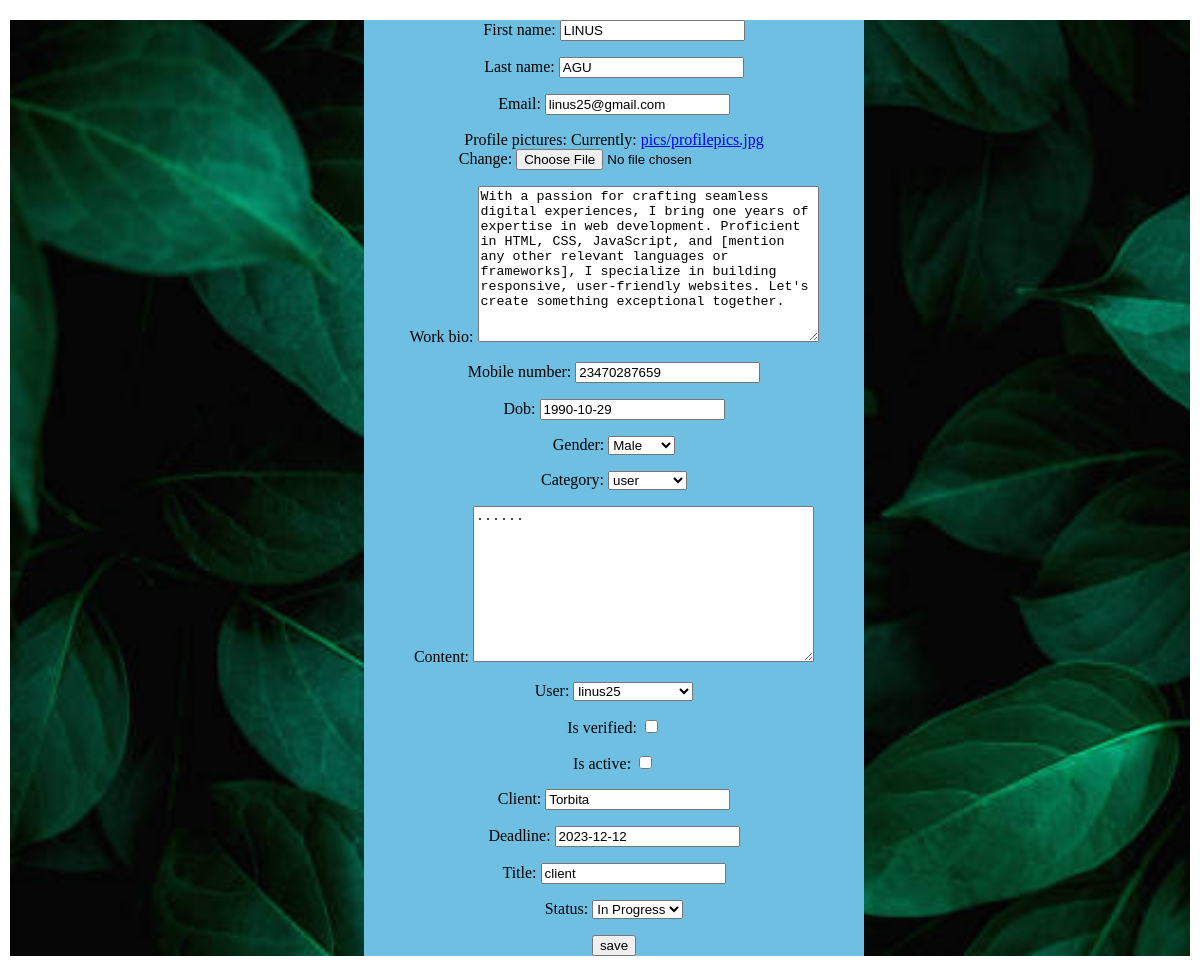
Page /user_update/1 (signed in) on the committed database.
### users_accounts/models.py (models this page shows, shortened)
class UserProfile(models.Model):
    user = models.ForeignKey(User, on_delete=models.CASCADE)
    first_name = models.CharField(max_length=30)
    last_name = models.CharField(max_length=30)
    email = models.EmailField(unique=True)
    profile_pictures = models.ImageField(unique=True, default='img.png', upload_to='pics')
    work_bio = models.TextField(default='write a short bio about yourself')
    mobile_number = models.IntegerField(default="123...")
    dob = models.DateField()
    GENDER_CHOICES = [
        ('Male', 'Male'),
        ('Female', 'Female')
    ]
    gender = models.CharField(max_length=200, choices=GENDER_CHOICES, default="Gender")
    category = models.ForeignKey(Customer, on_delete=models.CASCADE)
    content = models.TextField(default="search content")
    user = models.OneToOneField(User, on_delete=models.CASCADE)
    is_verified = models.BooleanField(default=False)
    is_active = models.BooleanField(default=False)
    STATUS_CHOICES = [
        ('In Progress', 'In Progress'),
        ('Completed', 'Completed'),
        ('On Hold', 'On Hold'),
    ]
    client = models.CharField(max_length=100)
    deadline = models.DateField(default="Deadline")
    title = models.CharField(max_length=255, default="Job Title")
    status = models.CharField(max_length=200, choices=STATUS_CHOICES ,default="In Progress")

class Customer(models.Model):
    CHOICES = (
        ('Employer', 'Employer'),
        ('user', 'user'),
    )
    category = models.CharField(max_length=20, choices=CHOICES, default='user')
    def __str__(self):
        return self.category

### users_accounts/views.py (the view)
# urls.py: path('user_update/<pk>', UpdateProfile.as_view(), name = 'update'),
class UpdateProfile(LoginRequiredMixin, UpdateView):
    template_name = 'update.html'
    queryset = UserProfile.objects.all()
    form_class = ProfileForm
    success_url = '/user_profile'
    login_url = '/user_login'

### users_accounts/forms.py
class ProfileForm(ModelForm):
    class Meta:
        model = UserProfile
        fields = ('__all__')

### users_accounts/templates/update.html (shortened to what this page needs)
{% extends 'base.html' %}
{% load static %}
{% block contents %}
<div class="update-body" style="background-image: url({% static './images/jacom_nature_backgroundimg.jpg' %})" >
    <div class="update-profile">
        <form method="post" enctype="multipart/form-data">
            {{ form.as_p}}
            <input type="submit" value="save"/>
        </form>
    </div>
</div>
{% endblock %}

### static/css/style.css (style rules this page uses)
* { box-sizing: border-box; }
body { background-color: white; color: black; margin: 0px; padding: 0px; border: 0px; }
.update-body { margin: 10px; background-size: cover; }
.update-profile { background-color: rgb(110, 191, 226); text-align: center; width: 500px; margin-top: 20px; margin-left: 30%; position: relative; }

### rows in the picture
UserProfile: first_name "LINUS", last_name "AGU", email "linus25@gmail.com", work_bio "With a passion for crafting seamless digital experiences, I bring one years of expertise in web development. Proficient in HTML, CSS, JavaScript, and [mention any other relevant languages or frameworks], I specialize in building responsive, user-friendly websites. Let's create something exceptional together.", mobile_number "23470287659", dob "1990-10-29", gender "Male", content "......", user "linus25", client "Torbita", deadline "2023-12-12", title "client", status "In Progress"
Customer: category "user"
